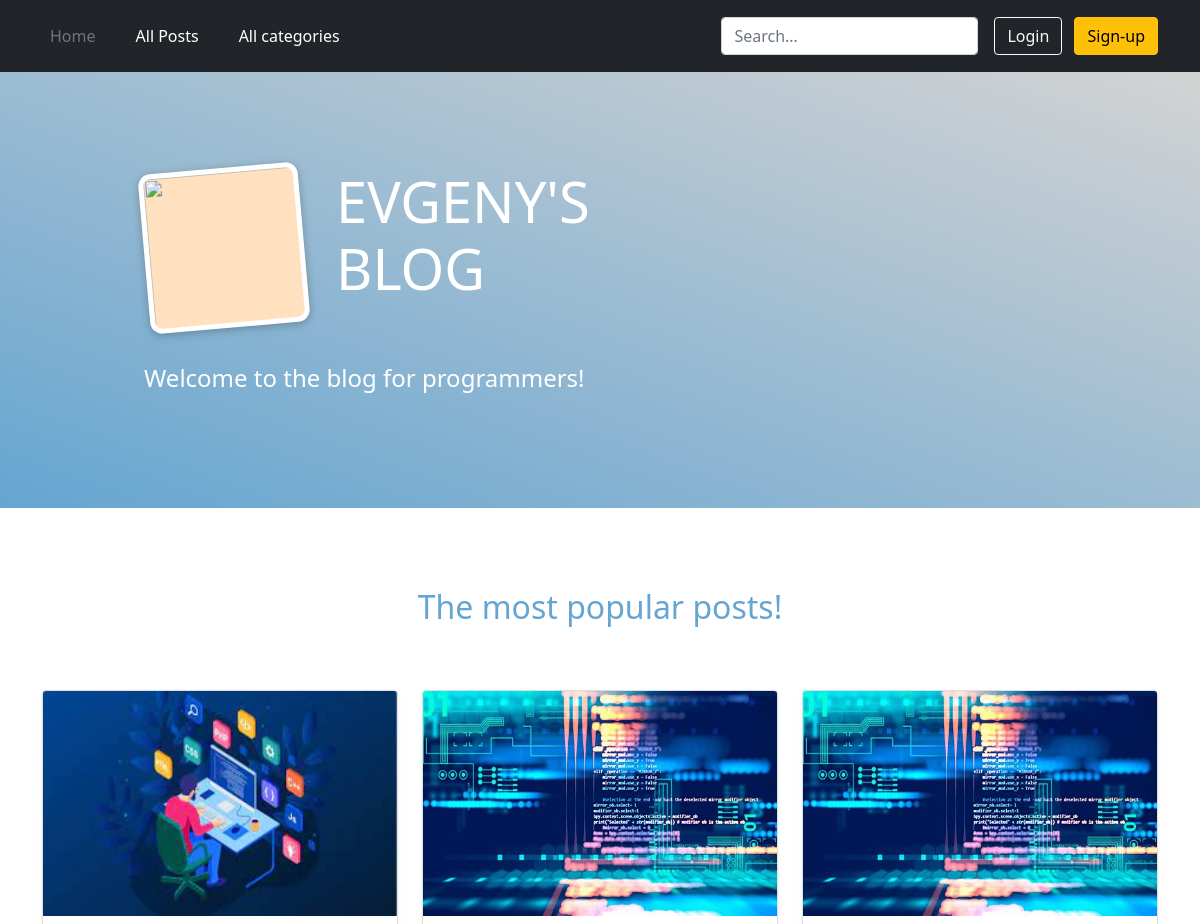
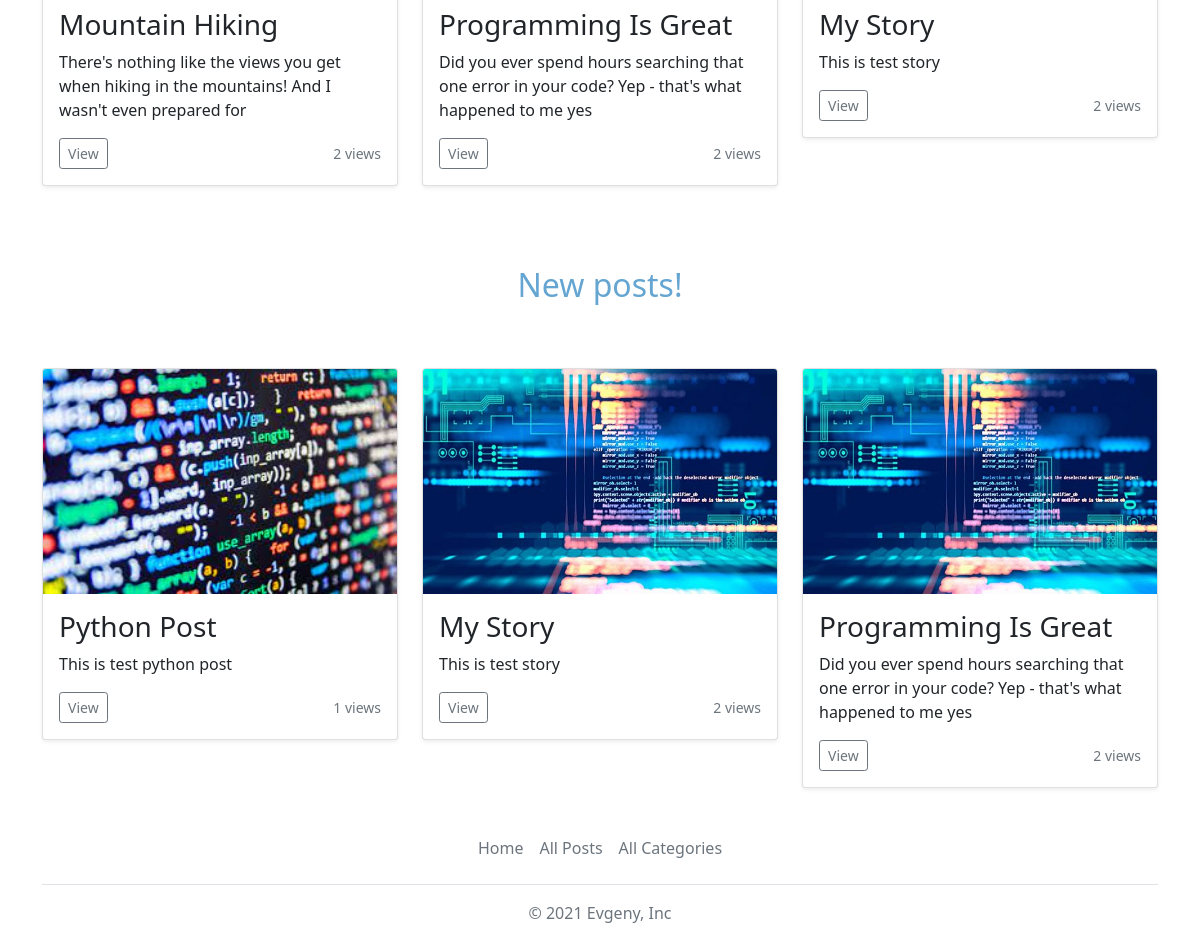
The page / on the database its author committed (2 pictures, top to bottom).
### blog/models.py (models this page shows, shortened)
class Post(models.Model):
    title = models.CharField(max_length=20)
    views = models.IntegerField(default=0)
    excerpt = models.CharField(max_length=100)
    image = models.ImageField(upload_to='posts', null=True)
    date = models.DateField(auto_now=True)
    time = models.TimeField(auto_now=True, null=True)
    slug = models.SlugField(unique=True)
    content = models.TextField(validators=[MinLengthValidator(10)])
    author = models.ForeignKey(Author, on_delete=models.SET_NULL, null=True, related_name="posts")
    tags = models.ManyToManyField(Tag)

### blog/views.py (the view)
# urls.py: path('', views.StartingPageView.as_view(), name='starting-page'),
class StartingPageView(View):
    def get(self, request):
        popular_posts = Post.objects.order_by('-views')[:3]
        new_posts = Post.objects.order_by('-date', '-time')[:3]
        context = {
            'popular_posts': popular_posts,
            'new_posts': new_posts
        }
        return render(request, 'blog/index.html', context)

### blog/templates/blog/index.html
{% extends 'base.html' %}
{% load static %}
{% block css_files %}
    <link rel="stylesheet" href="{% static 'blog/index.css' %}">
{% endblock %}
{% block content%}
    <section id="welcome">
        <div class="blog-welcome">
            <img src="{% static 'blog/images/avatar.jpeg' %}">
            <h2 class="ev">EVGENY'S BLOG</h2>
        </div>
        <p>Welcome to the blog for programmers!</p>
    </section>
    <h2 class="popular-title">The most popular posts!</h2>
    <div class="container mb">
      <div class="row">
        {% for post in popular_posts %}
        <div class="col-sm-4">
            {% include 'blog/includes/post.html' %}
        </div>
        {% endfor %}
      </div>
    </div>
    <h2 class="new-title">New posts!</h2>
    <div class="container">
      <div class="row">
        {% for post in new_posts %}
        <div class="col-sm-4">
            {% include 'blog/includes/post.html' %}
        </div>
        {% endfor %}
      </div>
    </div>
{% endblock %}

### blog/templates/blog/includes/post.html (shortened to what this page needs)
{% load static %}
{% block css_files%}
    <link href="https://getbootstrap.com/docs/5.1/dist/css/bootstrap.min.css" rel="stylesheet"
>
{% endblock %}
 <div class="col">
  <div class="card shadow-sm">
      <img src="{{ post.image.url }}" class="bd-placeholder-img card-img-top" width="100%" height="225">
    <div class="card-body">
      <h3 class="card-text">{{ post.title }}</h3>
      <p class="card-text">{{ post.excerpt }}</p>
      <div class="d-flex justify-content-between align-items-center">
        <div class="btn-group">
            <a href="{% url 'post-detail-page' post.slug %}">
                <button type="button" class="btn btn-sm btn-outline-secondary">View</button>
            </a>
        </div>
        <small class="text-muted">{{ post.views }} views</small>
      </div>
    </div>
  </div>
 </div>

### blog/static/blog/index.css (style rules this page uses)
#welcome { background: linear-gradient(to right top, #65A5D1, #d3d3d3); padding: 6rem 12%; margin-bottom: 5rem; }
#welcome img { width: 10rem; height: 10rem; object-fit: cover; object-position: top; border: 5px solid white; border-radius: 12px; background-color: #ffe1bf; transform: rotateZ(-5deg); box-shadow: 0 2px 8px rgba(0, 0, 0, 0.25); }
#welcome h2 { font-size: 3.5rem; margin: 0 0 0 2rem; color: white; width: 10rem; }
#welcome p { color: white; font-size: 1.5rem; }
.blog-welcome { display: flex; margin-bottom: 2rem; }
.popular-title { text-align: center; margin-bottom: 4rem; color: #65A5D1; }
.new-title { text-align: center; margin-bottom: 4rem; color: #65A5D1; }
.mb { margin-bottom: 5rem; }

### rows shown on the page
Post: image (picture), title "Mountain Hiking", excerpt "There's nothing like the views you get when hiking in the mountains! And I wasn't even prepared for", views "2"
Post: image (picture), title "Programming Is Great", excerpt "Did you ever spend hours searching that one error in your code? Yep - that's what happened to me yes", views "2"
Post: image (picture), title "My Story", excerpt "This is test story", views "2"
Post: image (picture), title "Python Post", excerpt "This is test python post", views "1"
